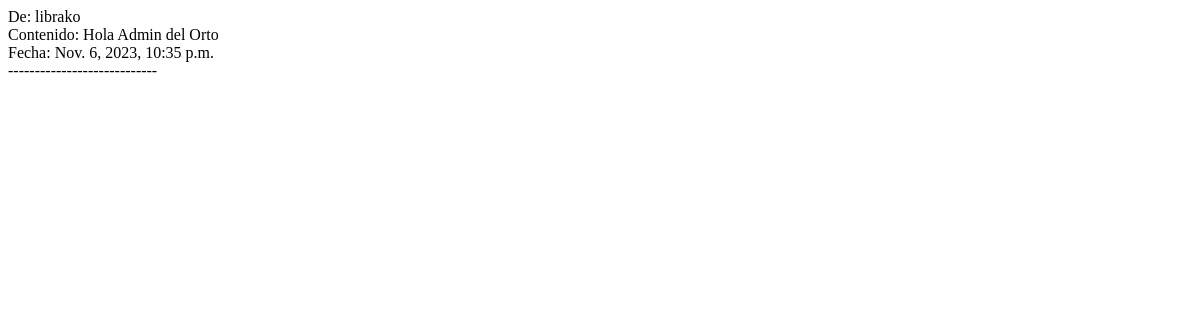
Before: /mensajes/ver/ (signed in) with the older database file.
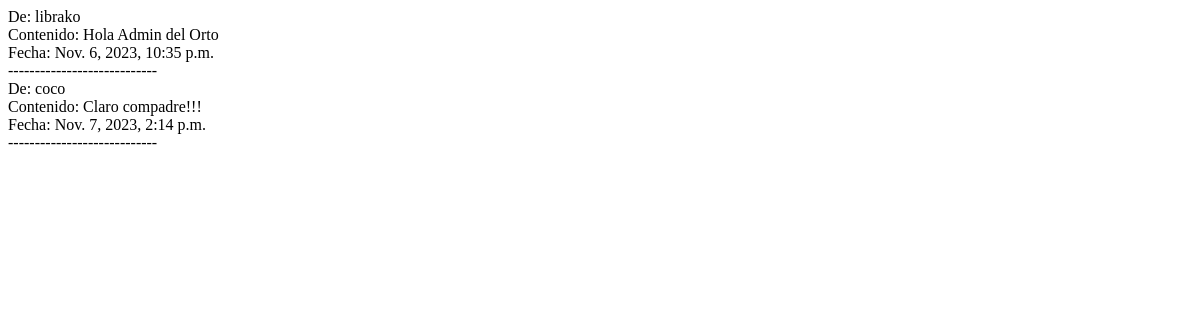
After: the same page with the newer database file.
### mensajeria/models.py (models this page shows, shortened)
class Mensaje(models.Model):
    emisor = models.ForeignKey(User, related_name='mensajes_enviados', on_delete=models.CASCADE)
    receptor = models.ForeignKey(User, related_name='mensajes_recibidos', on_delete=models.CASCADE)
    contenido = models.TextField()
    fecha_enviado = models.DateTimeField(auto_now_add=True)
    leido = models.BooleanField(default=False)
    mensaje_original = models.ForeignKey('self', null=True, blank=True, on_delete=models.SET_NULL, related_name='respuestas')

### mensajeria/views.py (the view)
# urls.py: path('ver/', views.ver_mensajes, name='ver_mensajes'),
@login_required
def ver_mensajes(request):
    mensajes = Mensaje.objects.filter(receptor=request.user)
    return render(request, 'mensajeria/ver_mensajes.html', {'mensajes': mensajes})

### mensajeria/templates/mensajeria/ver_mensajes.html
{% for mensaje in mensajes %}
<div>
  De: {{ mensaje.emisor.username }} <br />
  Contenido: {{ mensaje.contenido }} <br />
  Fecha: {{ mensaje.fecha_enviado }} <br />
  ----------------------------
</div>
{% endfor %}

Changed rows visible on the page:
added Mensaje: emisor.username "coco", contenido "Claro compadre!!!", fecha_enviado "Nov. 7, 2023, 2:14 p.m."
